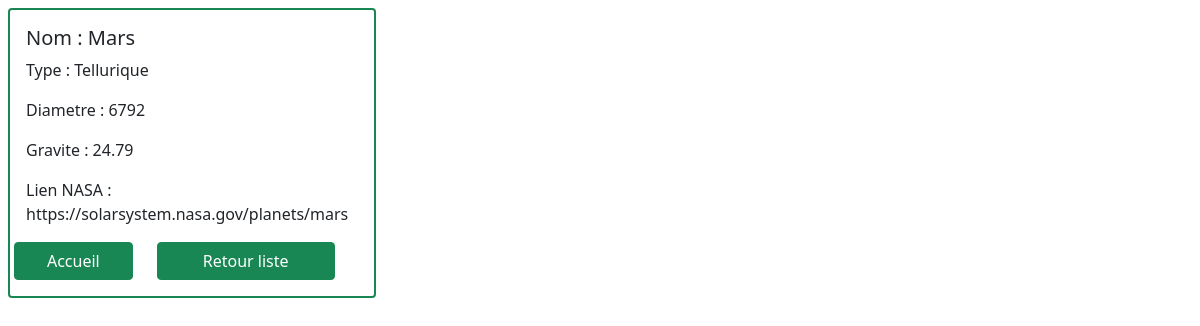
The page /?page=planet&id=4 on the database its author committed.
### tables this page shows
CREATE TABLE IF NOT EXISTS `planet` (
  `id` int(11) NOT NULL AUTO_INCREMENT,
  `nom` varchar(7) DEFAULT NULL,
  `type` varchar(10) DEFAULT NULL,
  `diametre` mediumint(9) DEFAULT NULL,
  `gravite` float DEFAULT NULL,
  `lien_nasa` varchar(180) DEFAULT NULL,
  PRIMARY KEY (`id`)
);

### Models/planetManager.php (called while the page is built, shortened)
<?php
require_once 'Models/planetModel.php';
class PlanetManager {
    public static function getOneById() {
        $planetPreparedQuery = $GLOBALS['db']->prepare("SELECT * FROM planet WHERE id = ?");
        $planetPreparedQuery->execute([$_GET['id']]);
        return $planetPreparedQuery->fetchObject('planet');
    }
}

### Models/planetModel.php (called while the page is built, shortened)
<?php
class Planet {
    private string $nom;
    private string $type;
    private int $diametre;
    private float $gravite;
    private string $lien_nasa;
    public function getNom(): string { return $this->nom; }
    public function getType(): string { return $this->type; }
    public function getDiametre(): int { return $this->diametre; }
    public function getGravite(): float { return $this->gravite; }
    public function getLienNasa(): string { return $this->lien_nasa; }
}

### Views/planetView.php (the view, shortened to what this page needs)
<?php
$content = '
<div class="card m-2 border border-2 border-success" style="width: 23rem;">
  <div class="card-body">
    <h5 class="card-title">Nom : '. $planet->getNom().'</h5>
    <p class="card-text">Type : '. $planet->getType().'</p>
    <p class="card-text">Diametre : ' . $planet->getDiametre() . '</p>
    <p class="card-text">Gravite : ' . $planet->getGravite() . '</p>
    <p class="card-text">Lien NASA : ' . $planet->getLienNasa() . '</p>
    <div class="row">
      <a href="?" class="btn btn-success col-4">Accueil</a>
      <a href="?page=planet" class="btn btn-success col-6 ms-4">Retour liste</a>
    </div>
  </div>
</div>
';
require_once 'Views/template.php';

### rows shown on the page
planet: nom "Mars", type "Tellurique", diametre "6792", gravite "24.79", lien_nasa "https://solarsystem.nasa.gov/planets/mars"
